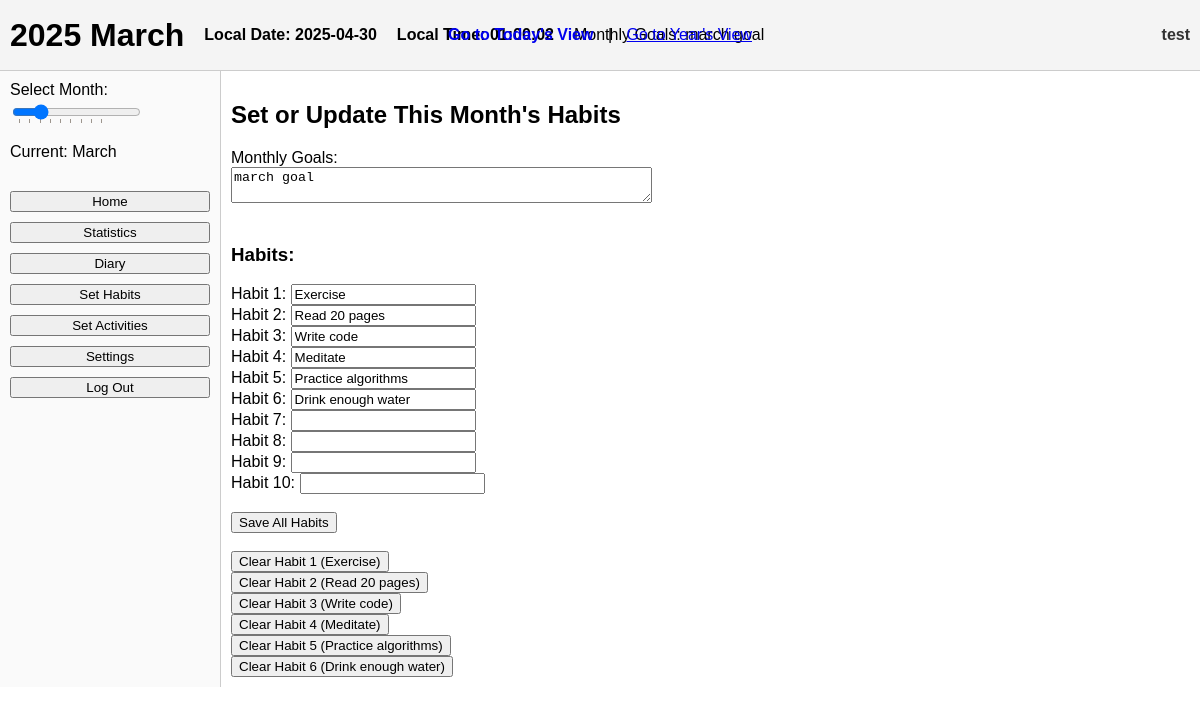
The page /habits/2025/3/ (signed in) on the database as committed earlier.
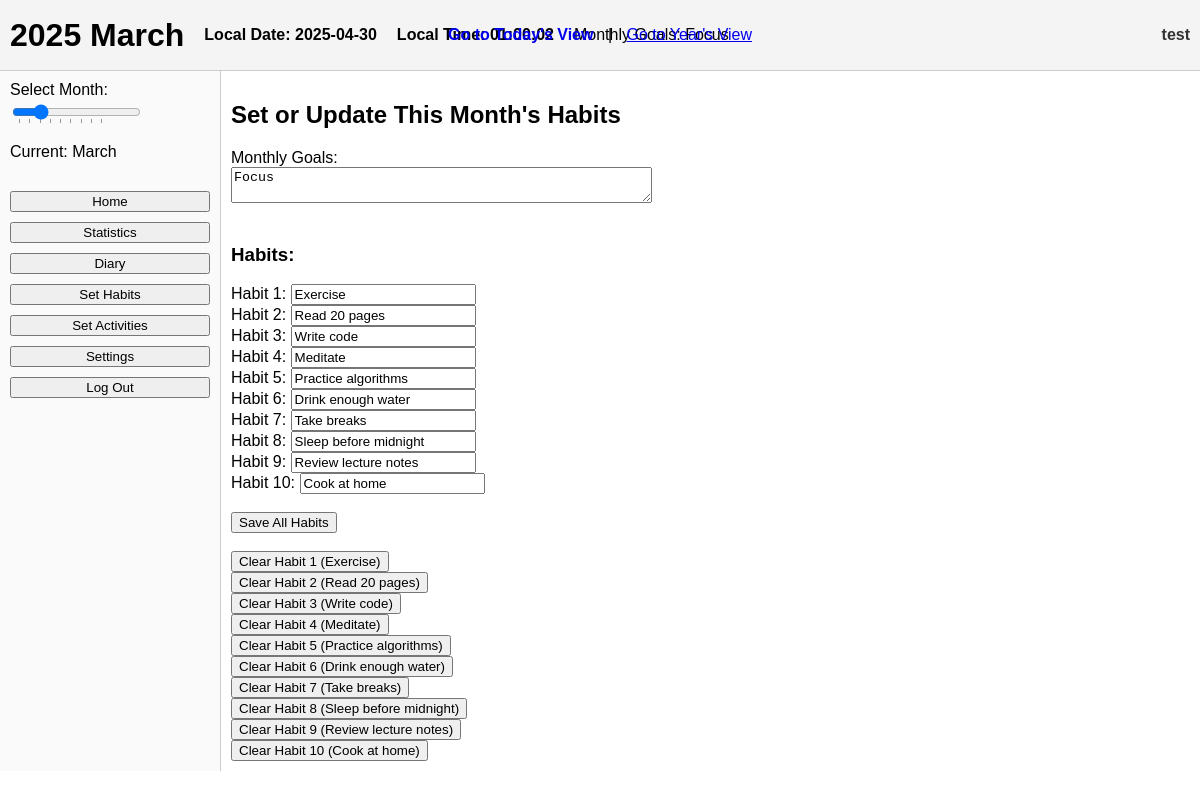
The same page on the database as committed later.
### mainpage/models.py (models this page shows, shortened)
class MonthlyHabits(models.Model):
    user_id = models.IntegerField()
    year = models.IntegerField()
    month = models.IntegerField()
    goal_text = models.TextField(blank=True)
    habit_1 = models.CharField(max_length=100, blank=True)
    habit_2 = models.CharField(max_length=100, blank=True)
    habit_3 = models.CharField(max_length=100, blank=True)
    habit_4 = models.CharField(max_length=100, blank=True)
    habit_5 = models.CharField(max_length=100, blank=True)
    habit_6 = models.CharField(max_length=100, blank=True)
    habit_7 = models.CharField(max_length=100, blank=True)
    habit_8 = models.CharField(max_length=100, blank=True)
    habit_9 = models.CharField(max_length=100, blank=True)
    habit_10 = models.CharField(max_length=100, blank=True)
    class Meta:
        unique_together = ("user_id", "year", "month")

### mainpage/views.py (the view, shortened to what this page needs)
# urls.py: path('habits/<int:year>/<int:month>/', set_habits_view, name='set_habits'),
@login_required
def set_habits_view(request, year, month):
    from .models import DailyData
    monthly_obj, _ = MonthlyHabits.objects.get_or_create(
        user_id=request.user.id,
        year=year,
        month=month
    )
    habits_with_index = [
        (1, monthly_obj.habit_1),
        (2, monthly_obj.habit_2),
        (3, monthly_obj.habit_3),
        (4, monthly_obj.habit_4),
        (5, monthly_obj.habit_5),
        (6, monthly_obj.habit_6),
        (7, monthly_obj.habit_7),
        (8, monthly_obj.habit_8),
        (9, monthly_obj.habit_9),
        (10, monthly_obj.habit_10),
    ]
    context = {
        "monthly_obj": monthly_obj,
        "habits_with_index": habits_with_index,
        "year": year,
        "month": month,
        "current_view": "set_habits",
    }
    return render(request, "mainpage/set_habits.html", context)

### mainpage/templates/mainpage/set_habits.html (shortened to what this page needs)
{% extends "mainpage/base_month.html" %}
{% load static %}
{% block content %}
<h2>Set or Update This Month's Habits</h2>
<form method="POST" action="{% url 'set_habits' year month %}">
  <label for="goal_text">Monthly Goals:</label><br/>
  <textarea name="goal_text" id="goal_text" rows="2" cols="50">{{ monthly_obj.goal_text }}</textarea>
  <br/><br/>
  <h3>Habits:</h3>
  {% for idx, habit_value in habits_with_index %}
    <label>Habit {{ idx }}:</label>
    <input type="text" name="habit_{{ idx }}" value="{{ habit_value|default_if_none:'' }}">
    <br/>
  {% endfor %}
  <br/>
  <button type="submit">Save All Habits</button>
</form>
<br/>
{% for idx, habit_value in habits_with_index %}
  {% if habit_value %}
    <form method="POST" action="{% url 'set_habits' year month %}" style="display:inline;">
      <button type="submit">Clear Habit {{ idx }} ({{ habit_value }})</button>
    </form>
    <br/>
  {% endif %}
{% endfor %}
{% endblock %}

### mainpage/templates/mainpage/base_month.html (shortened to what this page needs)
{% load static %}
<!DOCTYPE html>
<html lang="en">
<head>
  <link rel="stylesheet" href="{% static 'mainpage/css/monthly.css' %}">
</head>
<body>
  <header class="main-header">
    <div class="header-left">
      <h1 id="currentMonth" data-year="{{ year }}" data-month="{{ month }}">
      </h1>
      <p id="local-date" style="font-weight:bold;">Date: --</p>
      <p id="local-time" style="font-weight:bold;">Time: --:--:--</p>
      {% if monthly_obj.goal_text %}
        <div class="monthly-goals">Monthly Goals: {{ monthly_obj.goal_text }}</div>
      {% endif %}
    </div>
    <div class="center-nav">
      <a id="log-today-link" href="#">Go to Today's View</a>
      <span style="margin: 0 10px;">|</span>
      <a id="log-year-link" href="{% url 'year_statistics' year=year %}">Go to Year's View</a>
    </div>
    <div class="header-right">
      <span class="username">{{ user.username }}</span>
    </div>
  </header>
  <div class="content-container">
    <nav class="navbar">
      <label for="monthSlider">Select Month:</label>
      <input
        type="range"
        id="monthSlider"
        name="monthSlider"
        min="1"
        max="12"
        step="1"
        value="{{ month }}"
        data-view="{{ current_view }}"
        list="monthTickmarks"
      />
      <p id="sliderMonthLabel">Current: --</p>
      <div class="menu-buttons">
        <button onclick="window.location.href='{% url 'main_page' %}'">Home</button>
        {% if month %}
          <button onclick="window.location.href='{% url 'month_view' year=year month=month %}'">Statistics</button>
          <button onclick="window.location.href='{% url 'diary_view' year=year month=month %}'">Diary</button>
          <button onclick="window.location.href='{% url 'set_habits' year=year month=month %}'">Set Habits</button>
          <button onclick="window.location.href='{% url 'activity_config_view' year=year month=month %}'">Set Activities</button>
        {% endif %}
        <button onclick="window.location.href='{% url 'settings' %}'">Settings</button>
        <button onclick="window.location.href='{% url 'logout' %}'">Log Out</button>
      </div>
    </nav>
    <main class="main-content">
      {% block content %}{% endblock %}
    </main>
  </div>
</body>
</html>

Rows that differ between the two databases and show on the page:
changed MonthlyHabits "Exercise": goal_text "march goal" → "Focus"; habit_7 empty → "Take breaks" (drawn); habit_8 empty → "Sleep before midnight" (drawn); habit_9 empty → "Review lecture notes" (drawn); habit_10 empty → "Cook at home" (drawn)
Other text that changed with them:
new list line: "Take breaks"
new list line: "Sleep before midnight"
new list line: "Review lecture notes"
new list line: "Cook at home"
new list line: "Clear Habit 7 ( )"
new list line: "Clear Habit 8 ( )"
new list line: "Clear Habit 9 ( )"
new list line: "Clear Habit 10 ( )"
